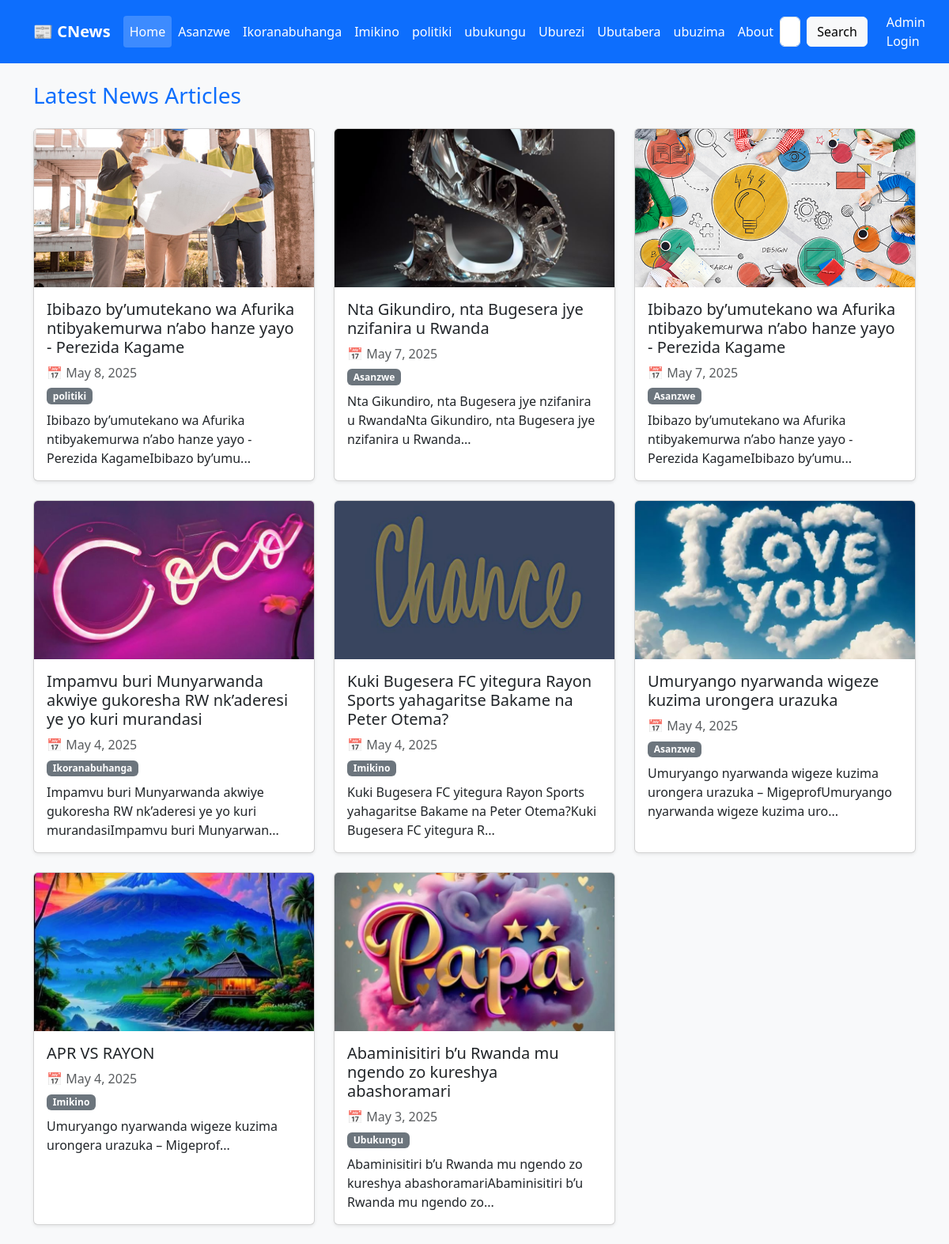
The page / on the database its author committed.
### tables this page shows
CREATE TABLE `categories` (
  `id` int(11) NOT NULL,
  `name` varchar(100) NOT NULL
);

CREATE TABLE `news` (
  `id` int(11) NOT NULL,
  `title` varchar(255) NOT NULL,
  `content` text NOT NULL,
  `category` varchar(100) DEFAULT NULL,
  `image` varchar(255) DEFAULT NULL,
  `created_at` datetime DEFAULT current_timestamp()
);

### index.php (the view, shortened to what this page needs)
<?php
include 'db.php';
$categoriesResult = $conn->query("SELECT * FROM categories ORDER BY name ASC");
$selectedCategory = isset($_GET['category']) ? sanitize($_GET['category']) : '';
$searchTerm = isset($_GET['search']) ? sanitize($_GET['search']) : '';
if ($searchTerm) {
    $stmt = $conn->prepare("SELECT * FROM news WHERE title LIKE CONCAT('%', ?, '%') OR content LIKE CONCAT('%', ?, '%') ORDER BY created_at DESC");
    $stmt->bind_param("ss", $searchTerm, $searchTerm);
} elseif ($selectedCategory) {
    $stmt = $conn->prepare("SELECT * FROM news WHERE category = ? ORDER BY created_at DESC");
    $stmt->bind_param("s", $selectedCategory);
} else {
    $stmt = $conn->prepare("SELECT * FROM news ORDER BY created_at DESC");
}
$stmt->execute();
$result = $stmt->get_result();
?>
<!DOCTYPE html>
<html lang="en">
<head>
    <link href="https://cdn.jsdelivr.net/npm/bootstrap@5.3.3/dist/css/bootstrap.min.css" rel="stylesheet" />
</head>
<body class="bg-light">
<nav class="navbar navbar-expand-lg navbar-dark bg-primary">
    <div class="container">
        <a class="navbar-brand fw-bold" href="index.php">📰 CNews</a>
        <div class="collapse navbar-collapse flex-column flex-lg-row" id="navbarContent">
            <ul class="navbar-nav me-auto mb-3 mb-lg-0">
                <li class="nav-item">
                    <a class="nav-link <?= empty($selectedCategory) && !$searchTerm ? 'active' : '' ?>" href="index.php">Home</a>
                </li>
                <?php while ($cat = $categoriesResult->fetch_assoc()): ?>
                    <li class="nav-item">
                        <a class="nav-link <?= ($selectedCategory === $cat['name']) ? 'active' : '' ?>"
                           href="index.php?category=<?= urlencode($cat['name']) ?>">
                            <?= htmlspecialchars($cat['name']) ?>
                        </a>
                    </li>
                <?php endwhile; ?>
                <li class="nav-item">
                    <a class="nav-link <?= (basename($_SERVER['PHP_SELF']) === 'about.php') ? 'active' : '' ?>" href="about.php">About</a>
                </li>
            </ul>
            <div class="d-flex w-100 w-lg-auto justify-content-between align-items-center">
                <form class="d-flex me-3" method="get" action="index.php" role="search">
                    <input
                        class="form-control me-2"
                        type="search"
                        name="search"
                        placeholder="Search news..."
                        aria-label="Search"
                        value="<?= htmlspecialchars($searchTerm) ?>"
                        required
                    >
                    <button class="btn btn-light" type="submit">Search</button>
                </form>
                <ul class="navbar-nav">
                    <li class="nav-item">
                        <a class="nav-link" href="login.php">Admin Login</a>
                    </li>
                </ul>
            </div>
        </div>
    </div>
</nav>
<div class="container py-4">
    <?php if ($searchTerm): ?>
        <h3 class="text-secondary mb-4">Search results for: <strong><?= htmlspecialchars($searchTerm) ?></strong></h3>
    <?php elseif ($selectedCategory): ?>
        <h3 class="text-secondary mb-4">Showing news in: <strong><?= htmlspecialchars($selectedCategory) ?></strong></h3>
    <?php else: ?>
        <h3 class="mb-4 text-primary">Latest News Articles</h3>
    <?php endif; ?>
    <?php if ($result->num_rows === 0): ?>
        <div class="alert alert-info text-center">No articles found.</div>
    <?php else: ?>
        <div class="row g-4">
            <?php while ($row = $result->fetch_assoc()): ?>
                <div class="col-12 col-md-6 col-lg-4">
                    <a href="news.php?id=<?= $row['id'] ?>" class="text-decoration-none text-dark">
                        <div class="card h-100 shadow-sm">
                            <?php if (!empty($row['image'])): ?>
                                <img src="uploads/<?= htmlspecialchars($row['image']) ?>" alt="<?= htmlspecialchars($row['title']) ?>" class="card-img-top" />
                            <?php endif; ?>
                            <div class="card-body">
                                <h5 class="card-title"><?= htmlspecialchars($row['title']) ?></h5>
                                <p class="text-muted mb-1">📅 <?= date("F j, Y", strtotime($row['created_at'])) ?></p>
                                <span class="badge bg-secondary mb-2"><?= htmlspecialchars($row['category']) ?></span>
                                <p class="card-text"><?= substr(strip_tags($row['content']), 0, 100) ?>...</p>
                            </div>
                        </div>
                    </a>
                </div>
            <?php endwhile; ?>
        </div>
    <?php endif; ?>
</div>
</body>
</html>

### index.php (style rules this page uses)
.navbar-nav .nav-link { color: #fff !important; }
.navbar-nav .nav-link.active { background-color: rgba(255, 255, 255, 0.2); border-radius: 0.25rem; }
.card-img-top { height: 200px; object-fit: cover; width: 100%; }

### rows shown on the page
categories: name "Asanzwe"
categories: name "Ikoranabuhanga"
categories: name "Imikino"
categories: name "politiki"
categories: name "ubukungu"
categories: name "Uburezi"
categories: name "Ubutabera"
categories: name "ubuzima"
news: image (picture), title "Ibibazo by’umutekano wa Afurika ntibyakemurwa n’abo hanze yayo - Perezida Kagame", created_at "May 8, 2025", category "politiki", content "Ibibazo by’umutekano wa Afurika ntibyakemurwa n’abo hanze yayo - Perezida KagameIbibazo by’umu"
news: image (picture), title "Nta Gikundiro, nta Bugesera jye nzifanira u Rwanda", created_at "May 7, 2025", category "Asanzwe", content "Nta Gikundiro, nta Bugesera jye nzifanira u RwandaNta Gikundiro, nta Bugesera jye nzifanira u Rwanda"
news: image (picture), title "Ibibazo by’umutekano wa Afurika ntibyakemurwa n’abo hanze yayo - Perezida Kagame", created_at "May 7, 2025", category "Asanzwe", content "Ibibazo by’umutekano wa Afurika ntibyakemurwa n’abo hanze yayo - Perezida KagameIbibazo by’umu"
news: image (picture), title "Impamvu buri Munyarwanda akwiye gukoresha RW nk’aderesi ye yo kuri murandasi", created_at "May 4, 2025", category "Ikoranabuhanga", content "Impamvu buri Munyarwanda akwiye gukoresha RW nk’aderesi ye yo kuri murandasiImpamvu buri Munyarwan"
news: image (picture), title "Kuki Bugesera FC yitegura Rayon Sports yahagaritse Bakame na Peter Otema?", created_at "May 4, 2025", category "Imikino", content "Kuki Bugesera FC yitegura Rayon Sports yahagaritse Bakame na Peter Otema?Kuki Bugesera FC yitegura R"
news: image (picture), title "Umuryango nyarwanda wigeze kuzima urongera urazuka", created_at "May 4, 2025", category "Asanzwe", content "Umuryango nyarwanda wigeze kuzima urongera urazuka – MigeprofUmuryango nyarwanda wigeze kuzima uro"
news: image (picture), title "APR VS RAYON", created_at "May 4, 2025", category "Imikino", content "Umuryango nyarwanda wigeze kuzima urongera urazuka – Migeprof"
news: image (picture), title "Abaminisitiri b’u Rwanda mu ngendo zo kureshya abashoramari", created_at "May 3, 2025", category "Ubukungu", content "Abaminisitiri b’u Rwanda mu ngendo zo kureshya abashoramariAbaminisitiri b’u Rwanda mu ngendo zo"
